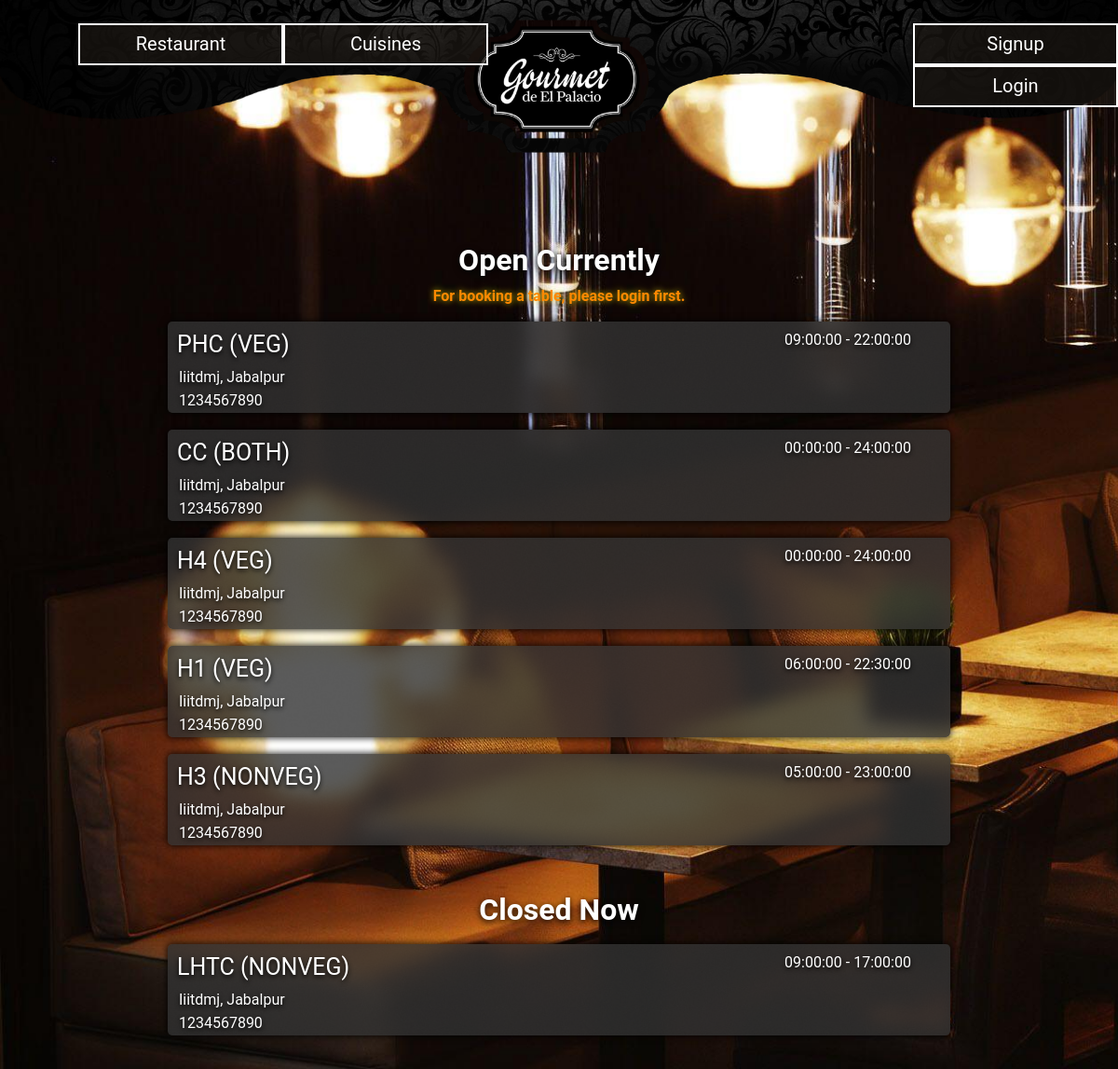
The page /rest_list.php on the database its author committed.
### tables this page shows
CREATE TABLE IF NOT EXISTS `restaurant` (
  `id` int(11) NOT NULL AUTO_INCREMENT,
  `name` varchar(50) NOT NULL,
  `address` varchar(200) NOT NULL,
  `mobile_no` bigint(11) NOT NULL,
  `star` float DEFAULT '3',
  `city` varchar(20) DEFAULT NULL,
  `open_time` time NOT NULL,
  `close_time` time NOT NULL,
  `veg_nonveg` varchar(6) DEFAULT 'veg',
  PRIMARY KEY (`id`),
  UNIQUE KEY `name` (`name`,`address`,`mobile_no`)
);

### rest_list.php (the view, shortened to what this page needs)
<!DOCTYPE html>
<html>
<head>
    <link type="text/css" rel="stylesheet" href="css/rest_list.css" >
</head>
<body>
    <div class="header">
      <div class="header_top" >
        <div class="left_buttons">
          <a href="./food_list.php" class="header_hover" >Cuisines</a>
          <a href="./rest_list.php">Restaurant</a>
        </div>
        <div class="right_buttons">
          <?php
            include('login_buttons.php');
          ?>
        </div>
      </div>
    </div>
    <div class="headerbg"></div>
    <center>
    <?php
        include("PhpMysqlConnectivity.php");
        $result=mysqli_query($link,"SELECT DISTINCT a.id, a.name, a.address, a.mobile_no, a.star, a.city, a.veg_nonveg, a.open_time, a.close_time FROM restaurant a WHERE  a.city='jabalpur' AND CAST(CURRENT_TIME() AS time) BETWEEN a.open_time AND a.close_time ORDER BY a.star DESC;");
        if($result){
          if(!$result->num_rows == 0){
            echo "<h1 style='color:white;text-shadow:0px 2px 7px #000;font-family: \"Roboto\", sans-serif;margin:5px;margin-top:50px;'>Open Currently</h1>";
            if (!isset($_SESSION['u_id'])) {
              echo "<h4 style='color:rgb(255, 137, 2);;text-shadow:0px 0px 7px rgba(255, 236, 11, 0.75);font-family: \"Roboto\", sans-serif;margin:5px;margin-top:10px;'>For booking a table, please login first.</h4>";
            }
          }
        }
        while($row = mysqli_fetch_array($result)) {
            $nm=$row["name"];
            echo '<div class="bodytrbg"><div style="background:rgba(50,50,50,0.8);border-radius: 5px;"><a href=search.php?search_type=restaurant&keyword='.$nm.'>';
            echo '<table border=0 cellpadding=2>';
            echo '<tr>';
            echo '<td  class="field name">'.$row["name"].'  ('.$row["veg_nonveg"].')</td>';
            $piclen = 40*$row["star"];
            echo '<td class="field starttd" ><div class="star" style="width:'.$piclen.'px;"></div></td>';
            echo '<td class="field open">'.$row["open_time"].' - '.$row["close_time"].'</td>';
            echo '</tr><tr>';
            echo '<td colspan=2 class="field address">&nbsp;&nbsp;'.$row["address"].', '.$row["city"].'</td>';
            echo '</tr><tr>';
            echo '<td colspan=2 class="field mobile">&nbsp;&nbsp;'.$row["mobile_no"].'</td>';
            echo '</tr>';
            echo '</table>';
            echo '</a></div></div>';
        }
        $result=mysqli_query($link,"SELECT DISTINCT a.id, a.name, a.address, a.mobile_no, a.star, a.city, a.veg_nonveg, a.open_time, a.close_time FROM restaurant a WHERE  a.city='jabalpur' AND CAST(CURRENT_TIME() AS time) NOT BETWEEN a.open_time AND a.close_time ORDER BY a.star DESC;");
        if($result && !$result->num_rows == 0){
          echo "<h1 style='color:white;text-shadow:0px 2px 7px #000;font-family: \"Roboto\", sans-serif;margin:5px;margin-top:50px;'>Closed Now</h1>";
        }
        while($row = mysqli_fetch_array($result)){
            $nm=$row["name"];
            echo '<div class="bodytrbg"><div style="background:rgba(50,50,50,0.8);border-radius: 5px;"><a href=search.php?search_type=restaurant&keyword='.$nm.'>';
            echo '<table border=0 cellpadding=2>';
            echo '<tr>';
            echo '<td  class="field name">'.$row["name"].'  ('.$row["veg_nonveg"].')</td>';
            $piclen = 40*$row["star"];
            echo '<td class="field starttd" ><div class="star" style="width:'.$piclen.'px;"></div></td>';
            echo '<td class="field open">'.$row["open_time"].' - '.$row["close_time"].'</td>';
            echo '</tr><tr>';
            echo '<td colspan=2 class="field address">&nbsp;&nbsp;'.$row["address"].', '.$row["city"].'</td>';
            echo '</tr><tr>';
            echo '<td colspan=2 class="field mobile">&nbsp;&nbsp;'.$row["mobile_no"].'</td>';
            echo '</tr>';
            echo '</table>';
            echo '</a></div></div>';
        }
    ?>
<br><br>
</center>
 </body>
 </html>

### login_buttons.php (shortened to what this page needs)
<?php
    if (isset($_SESSION['u_id'])) {
        echo '<a href="./logout.php">Log Out</a>';
        echo '<a href="./user.php">'.$_SESSION["u_id"].'</a>';
      }
      else {
        echo '<a href = "./signup.php">Signup</a>';
        echo '<a href = "./#login_user">Login</a>';
      }
?>

### css/rest_list.css (style rules this page uses)
body { background-color: rgb(50, 50, 50); margin:0px; }
.header { margin:0px; padding:0px; border:0px; text-align: center; position : static; background-color: rgba(70, 60, 40, 0); height: 210px; width : 100%; }
.headerbg { background-image: url("../images/header/1.jpg"); background-repeat: no-repeat; background-size: cover; background-attachment: fixed, scroll; top: 0; z-index: -1; position : fixed; height: 100%; width: 100%; }
.header_top { background-image: url("../images/page_top_bg.png"); background-size: 100%; position: static; top: 0px; background-repeat: no-repeat; height: inherit; width: 100%; z-index: 9; }
.header_top .right_buttons { position: absolute; top: 25px; left: 64%; text-align: right; }
.header_top .left_buttons { position: absolute; top: 25px; left: 7%; text-align: left; }
.header a { text-align: center; vertical-align: middle; background: rgba(0, 0, 0, .2); border: 2px solid #fff; font-family: "Roboto", sans-serif; font-style: normal; font-size: 20px; position: relative; float: right; border: 0; padding: 8px; height: 25px; width: 200px; color: #fff; background: rgba(30, 25, 20, 0.6); border: 2px solid #fff; transition: background 0.2s ease-in-out; text-decoration: none; }
.bodytrbg { border-radius: 5px; background-image: url("../images/header/1b.jpg"); background-repeat: no-repeat; background-size: cover; background-attachment: fixed, scroll; text-shadow: 0px 2px 5px rgba(0, 0, 0, 1); height:auto; width:70%; margin-top: 1.5%; box-shadow: 0px 0px 7px 1px rgba(0, 0, 0, 0.8); transition: all 0.2s ease-in-out; text-decoration: none; }
.bodytrbg table { width:100%; }
.bodytrbg a { font-style: normal; text-decoration: none; }
.bodytrbg .field { text-align: left; vertical-align: middle; font-family: "Roboto", sans-serif; text-transform: capitalize; font-style: normal; position: relative; color: #fff; }
.bodytrbg .name { font-size: 25px; text-transform: uppercase; position: relative; float: left; padding: 8px; height: 25px; }
.bodytrbg .open { text-transform: uppercase; text-align: center; vertical-align:middle; float: right; padding: 8px; height: 25px; width: 200px; }
.bodytrbg .address { width: 100%; }

### rows shown on the page
restaurant: name "PHC", veg_nonveg "VEG", open_time "09:00:00", close_time "22:00:00", address "Iiitdmj", city "Jabalpur", mobile_no "1234567890"
restaurant: name "CC", veg_nonveg "BOTH", open_time "00:00:00", close_time "24:00:00", address "Iiitdmj", city "Jabalpur", mobile_no "1234567890"
restaurant: name "H4", veg_nonveg "VEG", open_time "00:00:00", close_time "24:00:00", address "Iiitdmj", city "Jabalpur", mobile_no "1234567890"
restaurant: name "H1", veg_nonveg "VEG", open_time "06:00:00", close_time "22:30:00", address "Iiitdmj", city "Jabalpur", mobile_no "1234567890"
restaurant: name "H3", veg_nonveg "NONVEG", open_time "05:00:00", close_time "23:00:00", address "Iiitdmj", city "Jabalpur", mobile_no "1234567890"
restaurant: name "LHTC", veg_nonveg "NONVEG", open_time "09:00:00", close_time "17:00:00", address "Iiitdmj", city "Jabalpur", mobile_no "1234567890"
